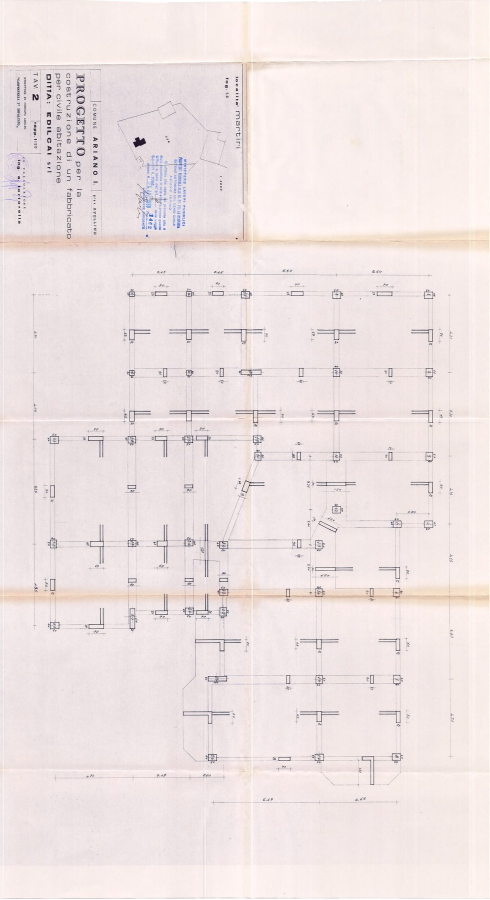
#> input picture analysis/source_renders/TAV02S/overview.jpg, 979 x 1800 px (shown at 1/2 size)
$ python -i structural_grid_dimension.py   (imports and definitions only)
#> lines starting #> are read from the running program, lines starting #| are printed output that depends on the picture; after the words box and inside, x2 and y2 are one past the last pixel; in counts of white or black regions, pixels touching at a corner belong together
### experiments/cew_cal01/perimeter_dimension.py
from __future__ import annotations

import argparse
import csv
import json
from pathlib import Path
import subprocess
import tempfile
from typing import Any

from experiments.cew_cal01.anchor_discovery import normalize_dimension_text, proposal_from_ocr_token
from experiments.cew_cal01.exact_source import AUTHORITY_CLOSED, SOURCE_SHA256, _canonical_digest, _dimension_geometry_cv2
from experiments.cew_cal01.oriented_discovery import _map_oriented_bbox_to_page, _rotate_image


DETECTION_TARGET_WIDTH_PX = 2200
DETECTION_THRESHOLD = 190
DETECTION_DILATION_KERNEL = 9
MIN_PLAN_WIDTH_FRACTION = 0.45
MIN_PLAN_HEIGHT_FRACTION = 0.60
OUTER_MARGIN_FRACTION = 0.10
INNER_OVERLAP_FRACTION = 0.035
OCR_SCALE = 2.0
OCR_ROTATIONS = (0, 90, 180, 270)
OCR_PREPROCESS_MODES = ("RAW_GRAYSCALE", "CLAHE", "BINARY_OTSU")


def _normalized_plan_frame(*, source_width_px: int, source_height_px: int) -> dict[str, Any]:
    if source_width_px <= 0 or source_height_px <= 0:
        raise ValueError("CAL01_PLAN_FRAME_INVALID")
    if source_height_px > source_width_px:
        return {
            "transform": "ROTATE_90_COUNTERCLOCKWISE",
            "source_width_px": int(source_width_px),
            "source_height_px": int(source_height_px),
            "normalized_width_px": int(source_height_px),
            "normalized_height_px": int(source_width_px),
        }
    return {
        "transform": "NONE",
        "source_width_px": int(source_width_px),
        "source_height_px": int(source_height_px),
        "normalized_width_px": int(source_width_px),
        "normalized_height_px": int(source_height_px),
    }


def _select_structural_envelope_bbox(
    components: list[dict[str, Any]],
    *,
    page_width: int,
    page_height: int,
    min_width_fraction: float = MIN_PLAN_WIDTH_FRACTION,
    min_height_fraction: float = MIN_PLAN_HEIGHT_FRACTION,
) -> list[int]:
    if page_width <= 0 or page_height <= 0:
        raise ValueError("CAL01_PLAN_FRAME_INVALID")
    qualified: list[tuple[int, int, list[int]]] = []
    for component in components:
        bbox = [int(value) for value in component.get("bbox_px", [])]
        if len(bbox) != 4:
            continue
        left, top, right, bottom = bbox
        width = right - left
        height = bottom - top
        if width <= 0 or height <= 0:
            continue
        if width < page_width * min_width_fraction or height < page_height * min_height_fraction:
            continue
        bbox_area = width * height
        ink_area = int(component.get("ink_area_px") or 0)
        qualified.append((bbox_area, ink_area, bbox))
    if not qualified:
        raise RuntimeError("CAL01_PLAN_ENVELOPE_NOT_FOUND")
    qualified.sort(key=lambda row: (row[0], row[1], -row[2][1], -row[2][0]), reverse=True)
    return qualified[0][2]


# [56 lines left out: functions build_perimeter_bands, classify_perimeter_observations, not called in this run]


def _normalize_image_for_plan_detection(gray: Any) -> tuple[Any, dict[str, Any]]:
    import cv2

    height, width = gray.shape[:2]
    record = _normalized_plan_frame(source_width_px=int(width), source_height_px=int(height))
    if record["transform"] == "ROTATE_90_COUNTERCLOCKWISE":
        return cv2.rotate(gray, cv2.ROTATE_90_COUNTERCLOCKWISE), record
    return gray, record


def _normalized_bbox_to_source(bbox: list[float], frame: dict[str, Any]) -> list[float]:
    if len(bbox) != 4:
        raise ValueError("CAL01_PLAN_BBOX_INVALID")
    left, top, right, bottom = [float(value) for value in bbox]
    if frame["transform"] == "NONE":
        return [left, top, right, bottom]
    source_width = float(frame["source_width_px"])
    return [source_width - bottom, left, source_width - top, right]


# [303 lines left out: functions detect_structural_plan_envelope, _prepare_ocr_variant, _run_numeric_tesseract, build_perimeter_dimension_discovery, main, not called in this run]


# [2 lines that do not run on import are left out]

### experiments/cew_cal01/structural_grid_dimension.py
from __future__ import annotations

import argparse
import json
from pathlib import Path
from typing import Any, Iterable

from experiments.cew_cal01.anchor_discovery import normalize_dimension_text, proposal_from_ocr_token
from experiments.cew_cal01.exact_source import AUTHORITY_CLOSED, _canonical_digest, _dimension_geometry_cv2
from experiments.cew_cal01.oriented_discovery import _map_oriented_bbox_to_page, _rotate_image
from experiments.cew_cal01.perimeter_dimension import (
    DETECTION_DILATION_KERNEL,
    DETECTION_TARGET_WIDTH_PX,
    DETECTION_THRESHOLD,
    INNER_OVERLAP_FRACTION,
    MIN_PLAN_HEIGHT_FRACTION,
    MIN_PLAN_WIDTH_FRACTION,
    OCR_PREPROCESS_MODES,
    OCR_ROTATIONS,
    OCR_SCALE,
    OUTER_MARGIN_FRACTION,
    _normalize_image_for_plan_detection,
    _normalized_bbox_to_source,
    _prepare_ocr_variant,
    _run_numeric_tesseract,
    _select_structural_envelope_bbox,
    build_perimeter_bands,
)


_SOURCE_ORDER = {"TAV-01S": 0, "TAV-02S": 1}
_FRAGMENT_CORE_INK_FRACTIONS = (0.002, 0.001, 0.0005, 0.0002, 0.0001, 0.0)


def _component_bbox(component: dict[str, Any]) -> list[int] | None:
    bbox = [int(value) for value in component.get("bbox_px", [])]
    if len(bbox) != 4:
        return None
    left, top, right, bottom = bbox
    if right <= left or bottom <= top:
        return None
    return bbox


def _axis_aligned_neighbors(a: list[int], b: list[int], *, join_gap_px: int) -> bool:
    ax0, ay0, ax1, ay1 = a
    bx0, by0, bx1, by1 = b
    x_gap = max(ax0 - bx1, bx0 - ax1, 0)
    y_gap = max(ay0 - by1, by0 - ay1, 0)
    x_overlap = min(ax1, bx1) - max(ax0, bx0)
    y_overlap = min(ay1, by1) - max(ay0, by0)
    return (x_gap <= join_gap_px and y_overlap > 0) or (y_gap <= join_gap_px and x_overlap > 0)


def select_structural_grid_envelope_bbox(
    components: list[dict[str, Any]],
    *,
    page_width: int,
    page_height: int,
    join_gap_px: int | None = None,
    min_width_fraction: float = MIN_PLAN_WIDTH_FRACTION,
    min_height_fraction: float = MIN_PLAN_HEIGHT_FRACTION,
) -> dict[str, Any]:
    """Select a structural-plan envelope while allowing an aligned fragmented grid.

    Connected-component bboxes are first clipped to the normalized page frame
    because scale-back rounding can exceed the source boundary by a few pixels.
    If no single component qualifies, horizontally/vertically aligned fragments
    are grouped. Fragment grouping is seeded from progressively weaker ink-area
    cores so tiny page marks cannot form a transitive bridge from the structural
    grid into a title block; the unrestricted grouping remains the final fallback.
    """

    if page_width <= 0 or page_height <= 0:
        raise ValueError("CAL01_PLAN_FRAME_INVALID")
    if join_gap_px is None:
        join_gap_px = max(12, int(round(min(page_width, page_height) * 0.035)))
    if join_gap_px < 0:
        raise ValueError("CAL01_STRUCTURAL_GRID_JOIN_GAP_INVALID")

    bounded: list[dict[str, Any]] = []
    for component in components:
        bbox = _component_bbox(component)
        if bbox is None:
            continue
        left, top, right, bottom = bbox
        clipped = [
            max(0, min(page_width, left)),
            max(0, min(page_height, top)),
            max(0, min(page_width, right)),
            max(0, min(page_height, bottom)),
        ]
        if clipped[2] <= clipped[0] or clipped[3] <= clipped[1]:
            continue
        bounded.append({**component, "bbox_px": clipped})
    if not bounded:
        raise RuntimeError("CAL01_PLAN_ENVELOPE_NOT_FOUND")

    try:
        bbox = _select_structural_envelope_bbox(
            bounded,
            page_width=page_width,
            page_height=page_height,
            min_width_fraction=min_width_fraction,
            min_height_fraction=min_height_fraction,
        )
        return {
            "bbox_px": bbox,
            "selection_mode": "SINGLE_COMPONENT",
            "member_count": 1,
            "join_gap_px": join_gap_px,
            "core_min_ink_fraction": None,
        }
    except RuntimeError as exc:
        if str(exc) != "CAL01_PLAN_ENVELOPE_NOT_FOUND":
            raise

    page_area = float(page_width * page_height)
    for core_min_ink_fraction in _FRAGMENT_CORE_INK_FRACTIONS:
        min_ink_area = page_area * core_min_ink_fraction
        valid = [
            component
            for component in bounded
            if float(component.get("ink_area_px") or 0) >= min_ink_area
        ]
        if len(valid) < 2:
            continue

        parent = list(range(len(valid)))

        def find(index: int) -> int:
            while parent[index] != index:
                parent[index] = parent[parent[index]]
                index = parent[index]
            return index

        def union(left: int, right: int) -> None:
            root_left = find(left)
            root_right = find(right)
            if root_left != root_right:
                parent[root_right] = root_left

        for left in range(len(valid)):
            for right in range(left + 1, len(valid)):
                if _axis_aligned_neighbors(
                    valid[left]["bbox_px"],
                    valid[right]["bbox_px"],
                    join_gap_px=join_gap_px,
                ):
                    union(left, right)

        groups: dict[int, list[dict[str, Any]]] = {}
        for index, component in enumerate(valid):
            groups.setdefault(find(index), []).append(component)

        qualified: list[tuple[int, int, int, list[int]]] = []
        for members in groups.values():
            if len(members) < 2:
                continue
            left = min(row["bbox_px"][0] for row in members)
            top = min(row["bbox_px"][1] for row in members)
            right = max(row["bbox_px"][2] for row in members)
            bottom = max(row["bbox_px"][3] for row in members)
            width = right - left
            height = bottom - top
            if width < page_width * min_width_fraction or height < page_height * min_height_fraction:
                continue
            bbox_area = width * height
            ink_area = sum(int(row.get("ink_area_px") or 0) for row in members)
            qualified.append((ink_area, bbox_area, len(members), [left, top, right, bottom]))

        if not qualified:
            continue
        qualified.sort(
            key=lambda row: (row[0], row[1], row[2], -row[3][1], -row[3][0]),
            reverse=True,
        )
        _ink_area, _bbox_area, member_count, bbox = qualified[0]
        return {
            "bbox_px": bbox,
            "selection_mode": "FRAGMENT_CLUSTER",
            "member_count": member_count,
            "join_gap_px": join_gap_px,
            "core_min_ink_fraction": core_min_ink_fraction,
        }

    raise RuntimeError("CAL01_PLAN_ENVELOPE_NOT_FOUND")


def detect_structural_grid_plan_envelope(gray: Any) -> dict[str, Any]:
    import cv2

    normalized, frame = _normalize_image_for_plan_detection(gray)
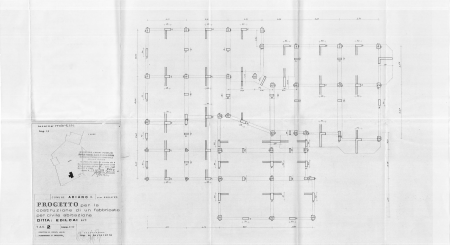
#> normalized: shape (979, 1800) (shown at 1/4 size); min 11, max 255, mean 230.5
#> frame = {'transform': 'ROTATE_90_COUNTERCLOCKWISE', 'source_width_px': 979, 'source_height_px': 1800, 'normalized_width_px': 1800, 'normalized_height_px': 979}
    normalized_height, normalized_width = normalized.shape[:2]
    scale = min(1.0, float(DETECTION_TARGET_WIDTH_PX) / float(normalized_width))
    if scale < 1.0:
        thumbnail = cv2.resize(normalized, None, fx=scale, fy=scale, interpolation=cv2.INTER_AREA)
    else:
        thumbnail = normalized
    _, mask = cv2.threshold(thumbnail, DETECTION_THRESHOLD, 255, cv2.THRESH_BINARY_INV)
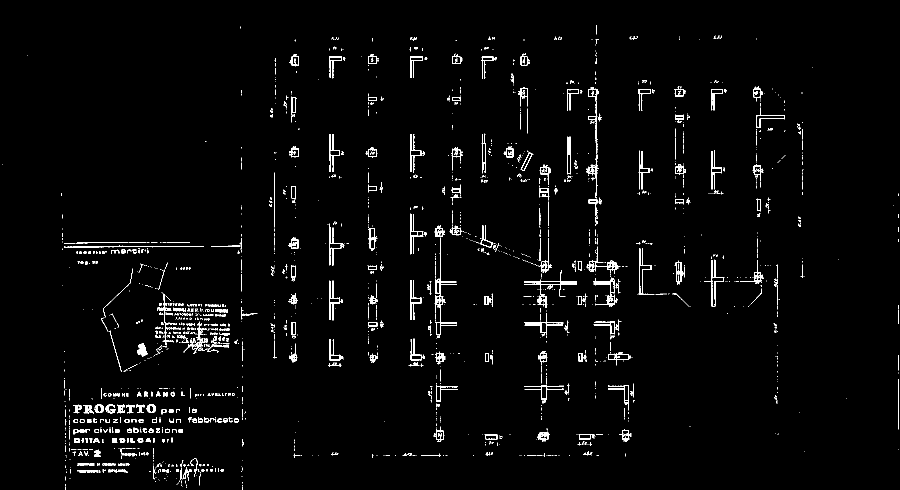
#> mask: shape (979, 1800) (shown at 1/2 size); 2.3% white in thin lines or dots
    kernel = cv2.getStructuringElement(cv2.MORPH_RECT, (DETECTION_DILATION_KERNEL, DETECTION_DILATION_KERNEL))
    joined = cv2.dilate(mask, kernel, iterations=1)
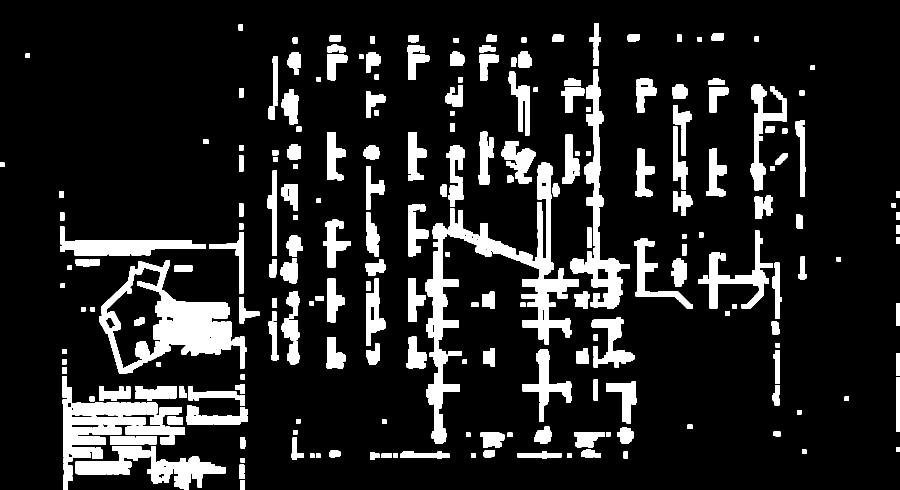
#> joined: shape (979, 1800) (shown at 1/2 size); 14% white; 244 white regions, largest, box (x1, y1, x2, y2) and area: (198, 521, 464, 748) 21928, (895, 325, 1158, 689) 17120, (125, 752, 316, 926) 13516
    count, _labels, stats, _centroids = cv2.connectedComponentsWithStats(joined, 8)
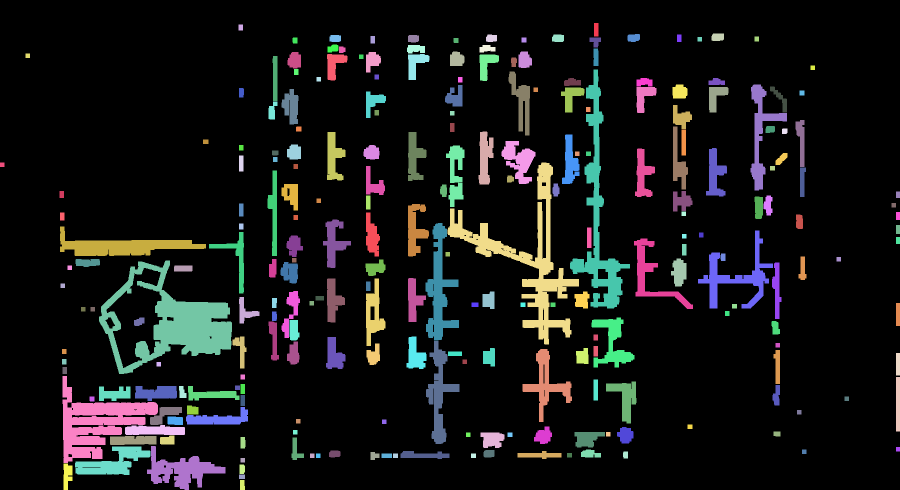
#> _labels: shape (979, 1800) int32 (shown at 1/2 size); 245 distinct labels, from 0 to 244; one colour per label, 0 black
#> count = 245; stats = 245 rows, first 6: [0, 0, 1800, 979, 1515520], [1188, 46, 9, 27, 243], [477, 49, 9, 12, 108], [1423, 67, 25, 15, 353], [972, 69, 22, 15, 297], [1104, 69, 24, 15, 336]

    components: list[dict[str, Any]] = []
    for index in range(1, count):
        x, y, width, height, area = [int(value) for value in stats[index]]
        if width <= 0 or height <= 0:
            continue
        components.append(
            {
                "component_index": index,
                "bbox_px": [
                    int(round(x / scale)),
                    int(round(y / scale)),
                    int(round((x + width) / scale)),
                    int(round((y + height) / scale)),
                ],
                "ink_area_px": int(round(area / (scale * scale))),
            }
        )
#> this loop made 244 passes
#> after the loop, components = 244 items

    selection = select_structural_grid_envelope_bbox(
        components,
        page_width=normalized_width,
        page_height=normalized_height,
    )
#> the loop in select_structural_grid_envelope_bbox, `for component in components:` made 244 passes
    envelope_normalized = selection["bbox_px"]
    envelope_source = _normalized_bbox_to_source([float(value) for value in envelope_normalized], frame)
    return {
        "normalization": frame,
        "detection": {
            "target_width_px": DETECTION_TARGET_WIDTH_PX,
            "threshold": DETECTION_THRESHOLD,
            "dilation_kernel_px_at_detection_scale": DETECTION_DILATION_KERNEL,
            "min_width_fraction": MIN_PLAN_WIDTH_FRACTION,
            "min_height_fraction": MIN_PLAN_HEIGHT_FRACTION,
            "scale": scale,
            "component_count": len(components),
            "selection_mode": selection["selection_mode"],
            "selected_member_count": selection["member_count"],
            "join_gap_px": selection["join_gap_px"],
            "core_min_ink_fraction": selection["core_min_ink_fraction"],
        },
        "envelope_bbox_normalized_px": envelope_normalized,
        "envelope_bbox_source_px": envelope_source,
    }


# [27 lines left out: function classify_structural_grid_observations, not called in this run]


def _source_sort_key(row: dict[str, Any]) -> tuple[int, str]:
    source_id = str((row.get("source") or {}).get("source_id") or "")
    return (_SOURCE_ORDER.get(source_id, 1000), source_id)


# [216 lines left out: functions build_cross_sheet_summary, _write_review_overlay, discover_structural_grid_dimensions, run_multi_source_discovery, main, not called in this run]


# [2 lines not run here, left out]

>>> import cv2
>>> picture = cv2.imread('../../analysis/source_renders/TAV02S/overview.jpg', cv2.IMREAD_GRAYSCALE)
>>> result = detect_structural_grid_plan_envelope(picture)

$ run again, on analysis/source_renders/TAV02S/r1_c2.jpg
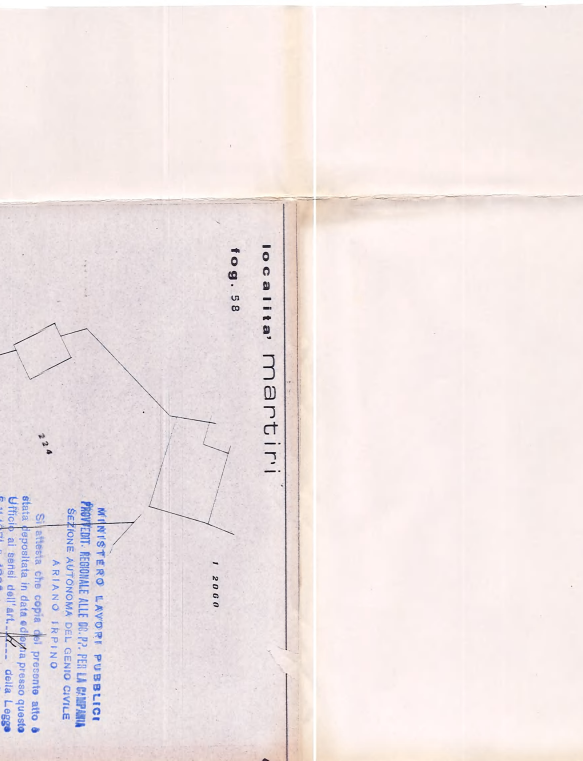
#> input picture analysis/source_renders/TAV02S/r1_c2.jpg, 1747 x 2281 px (shown at 1/3 size)
#> in detect_structural_grid_plan_envelope, `normalized, frame = _normalize_image_for_plan_detection(gray)`:
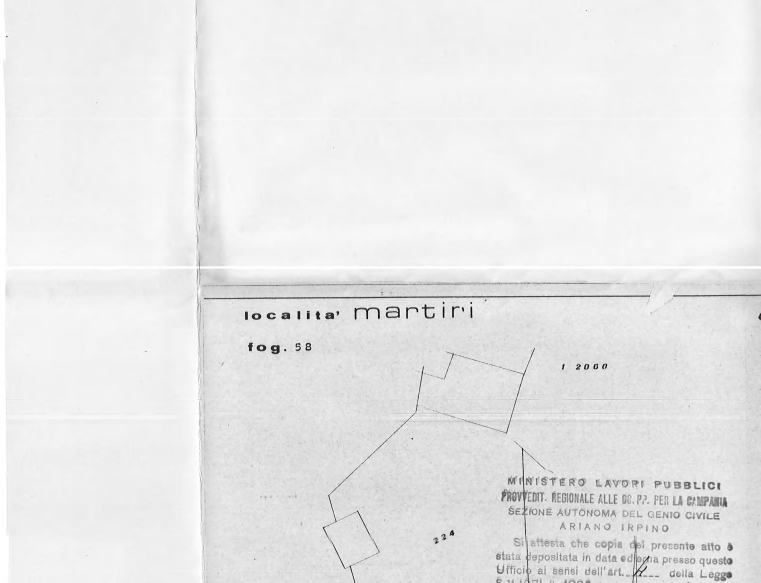
#> normalized: shape (1747, 2281) (shown at 1/3 size); min 0, max 255, mean 233
#> frame = {'transform': 'ROTATE_90_COUNTERCLOCKWISE', 'source_width_px': 1747, 'source_height_px': 2281, 'normalized_width_px': 2281, 'normalized_height_px': 1747}
#> mask: shape (1685, 2200); 2% white; 583 white regions (309 under 20 px), largest, box (x1, y1, x2, y2) and area: (589, 854, 1882, 867) 6059, (1450, 1276, 1578, 1685) 4140, (587, 817, 1778, 830) 3262
#> joined: shape (1685, 2200); 6.5% white; 241 white regions, largest, box (x1, y1, x2, y2) and area: (565, 727, 1888, 1012) 37919, (1431, 1272, 1701, 1685) 31072, (930, 1002, 1552, 1685) 26015
#> in detect_structural_grid_plan_envelope, `count, _labels, stats, _centroids = cv2.connectedComponentsWithStats(j..`:
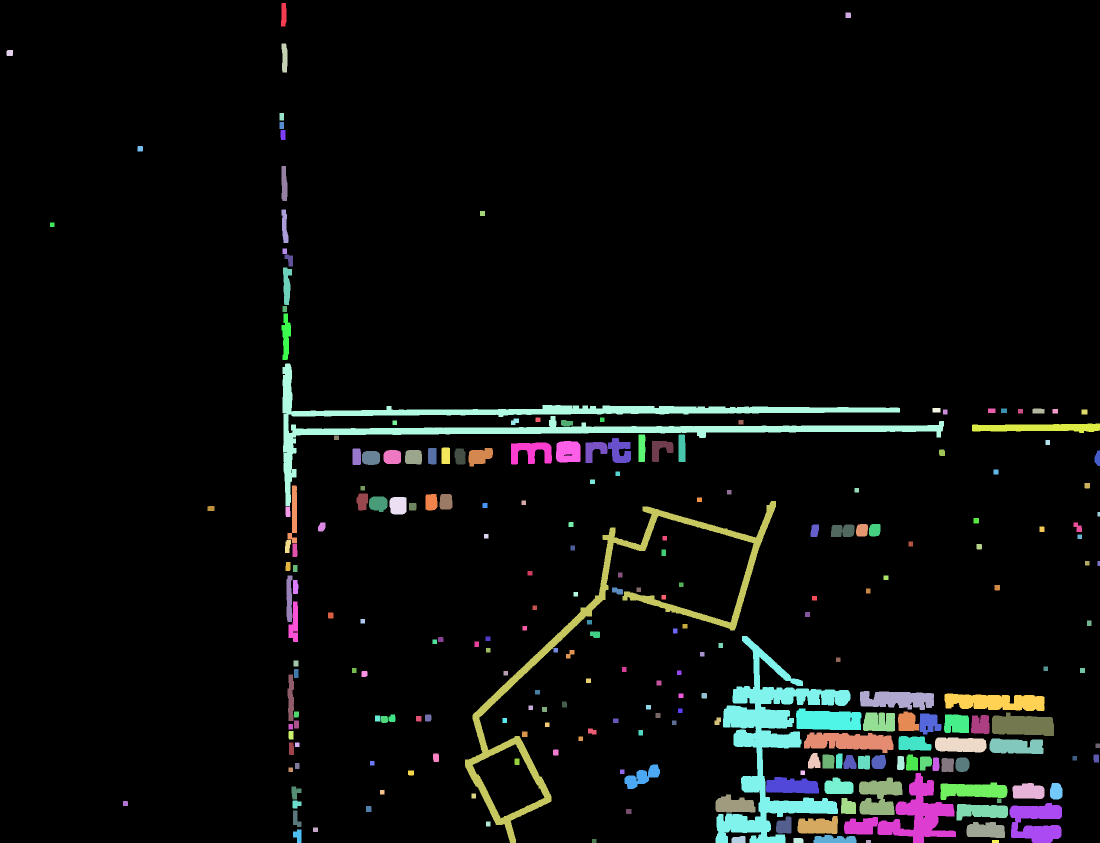
#> _labels: shape (1685, 2200) int32 (shown at 1/2 size); 242 distinct labels, from 0 to 241; one colour per label, 0 black
#> count = 242; stats = 242 rows, first 6: [0, 0, 2200, 1685, 3466664], [562, 6, 11, 47, 457], [1691, 25, 11, 11, 120], [563, 87, 12, 58, 591], [13, 100, 13, 12, 151], [559, 226, 9, 15, 135]
#> the loop in detect_structural_grid_plan_envelope, `for index in range(1, count):` made 241 passes
#> after the loop in detect_structural_grid_plan_envelope, `for index in range(1, count):`: components = 241 items
#> the loop in select_structural_grid_envelope_bbox, `for component in components:` made 241 passes
